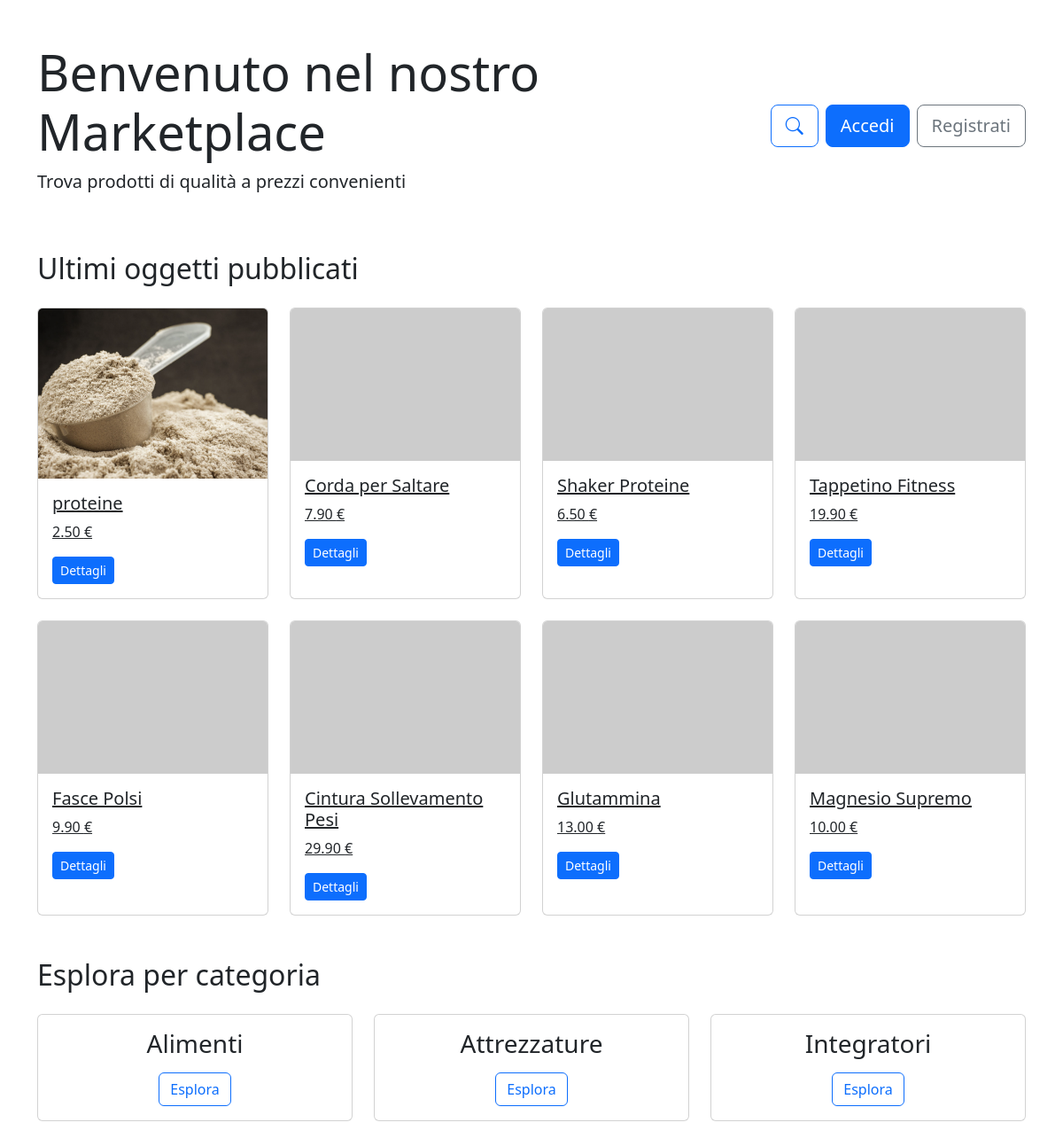
The app's page /, older data.
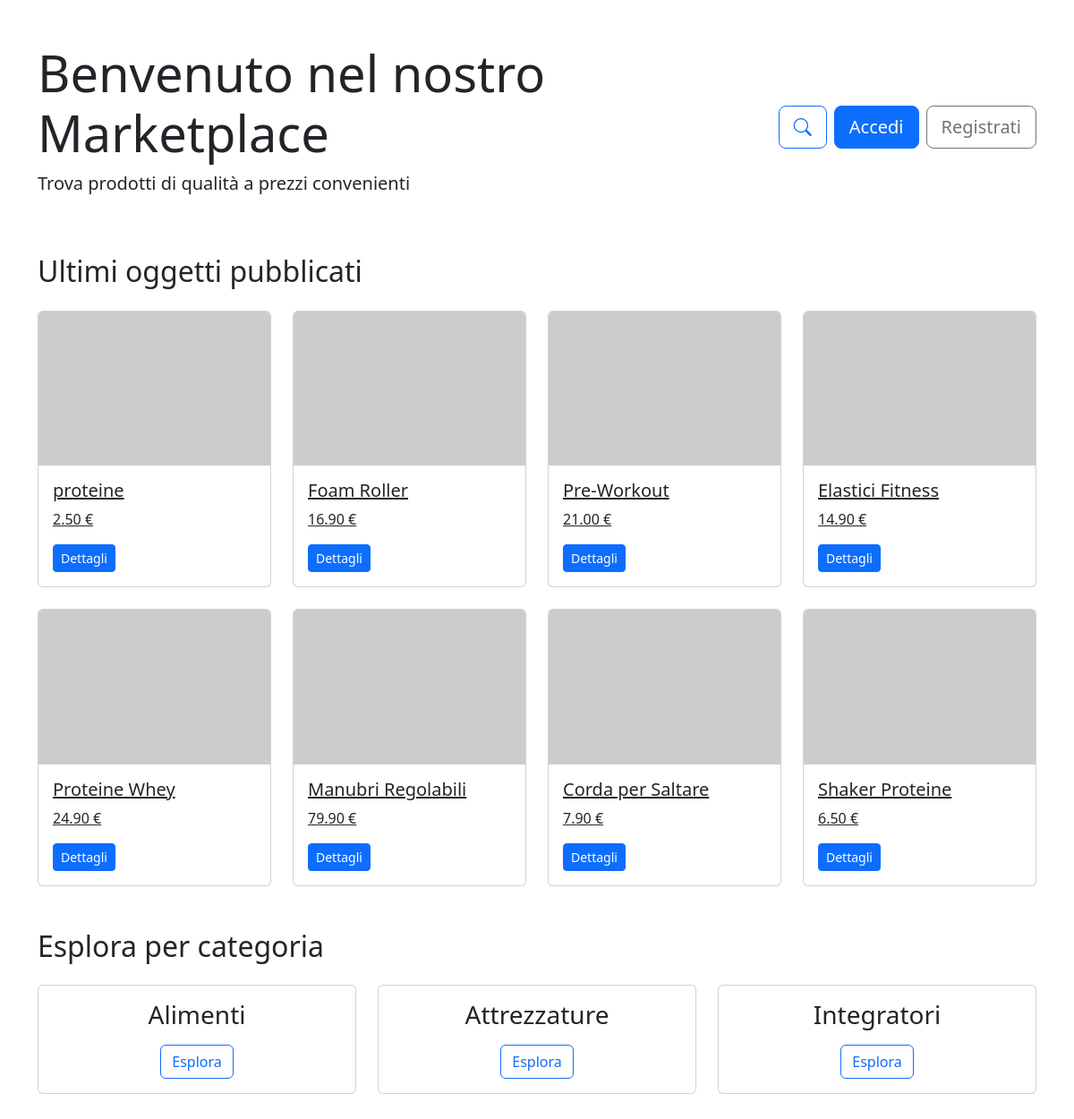
The same page, newer data.
### products/models.py (models this page shows, shortened)
class Product(models.Model):
    category = models.ManyToManyField(Category)  #todo: decide if meny-to-many or foreign key
    name = models.CharField(max_length=200, unique=True)
    description = models.TextField(blank=True)
    price = models.DecimalField(max_digits=10, decimal_places=2)
    stock = models.PositiveIntegerField()
    available = models.BooleanField(default=True)
    created = models.DateTimeField(auto_now_add=True)
    updated = models.DateTimeField(auto_now=True)  #todo: add the user who created the product
    image = models.ImageField(upload_to='product_images/', blank=True, null=True)
    added_by = models.ForeignKey('users.CustomUser', on_delete=models.SET_NULL, related_name='products_added', null=True, blank=True)
    modified_by = models.ForeignKey('users.CustomUser', on_delete=models.SET_NULL, related_name='products_modified', null=True, blank=True)
    class Meta:
        ordering = ('name',)

class Category(models.Model):
    name = models.CharField(max_length=200, unique=True)
    class Meta:
        verbose_name_plural = "Categories"

### users/views.py (the view)
# urls.py: path('', home_page, name='home_page'),
def home_page(request):
    latest_products = Product.objects.all().order_by('-created')[:8]
    categories = Category.objects.all()[:6]
    context = {
        'latest_products': latest_products,
        'categories': categories,
    }
    return render(request, 'users/home_page.html', context)

### templates/users/home_page.html (shortened to what this page needs)
{% extends "base.html" %}
{% block content %}
<div class="container py-5">
    <div class="row mb-5">
        <div class="col-md-8">
            <h1 class="display-4">Benvenuto nel nostro Marketplace</h1>
            <p class="lead">Trova prodotti di qualità a prezzi convenienti</p>
        </div>
        <div class="col-md-4 text-end d-flex align-items-center justify-content-end">
            <a href="{% url 'products:product_list_category' %}" class="btn btn-outline-primary btn-lg me-2" title="Cerca prodotti">
                <i class="bi bi-search"></i>
            </a>
            <a href="{% url 'users:login' %}" class="btn btn-primary btn-lg">Accedi</a>
            <a href="{% url 'users:sign_up' %}" class="btn btn-outline-secondary btn-lg ms-2">Registrati</a>
        </div>
    </div>
    <h2 class="mb-4">Ultimi oggetti pubblicati</h2>
    <div class="row row-cols-1 row-cols-md-4 g-4 mb-5">
        {% for product in latest_products %}
        <div class="col">
            <a href="{% url 'products:product_info' product.id %}?source=home" class="card h-100">
                {% if product.image %}
                    <img src="{{ product.image.url }}" class="card-img-top" alt="{{ product.name }}">
                {% else %}
                    <img src="https://placehold.co/30x20" class="card-img-top" alt="{{ product.name }}">
                {% endif %}
                <div class="card-body">
                    <h5 class="card-title">{{ product.name }}</h5>
                    <p class="card-text">{{ product.price }} €</p>
                    <span class="btn btn-sm btn-primary">Dettagli</span>
                </div>
            </a>
        </div>
        {% empty %}
        <div class="col-12">
            <div class="alert alert-info">Nessun prodotto disponibile al momento</div>
        </div>
        {% endfor %}
    </div>
    <h2 class="mb-4">Esplora per categoria</h2>
    <div class="row mb-5">
    {% for category in categories %}
        <div class="col-md-4 mb-4">
            <div class="card">
                <div class="card-body text-center">
                    <h3 class="card-title">{{ category.name }}</h3>
                    <a href="{% url 'products:product_list_category' category.id %}" class="btn btn-outline-primary">Esplora</a>
                </div>
            </div>
        </div>
        {% endfor %}
    </div>
</div>
{% endblock %}

Row changes from the older to the newer data that the page shows:
no longer on this page (row unchanged): Product: name "Tappetino Fitness", price "19.90"
no longer on this page (row unchanged): Product: name "Fasce Polsi", price "9.90"
no longer on this page (row edited): Product: name "Cintura Sollevamento Pesi", price "29.90"
no longer on this page (row edited): Product: name "Glutammina", price "13.00"
no longer on this page (row edited): Product: name "Magnesio Supremo", price "10.00"
changed Product "proteine": image: picture removed
added Product: name "Foam Roller", price "16.90"
added Product: name "Pre-Workout", price "21.00"
added Product: name "Elastici Fitness", price "14.90"
added Product: name "Proteine Whey", price "24.90"
added Product: name "Manubri Regolabili", price "79.90"
